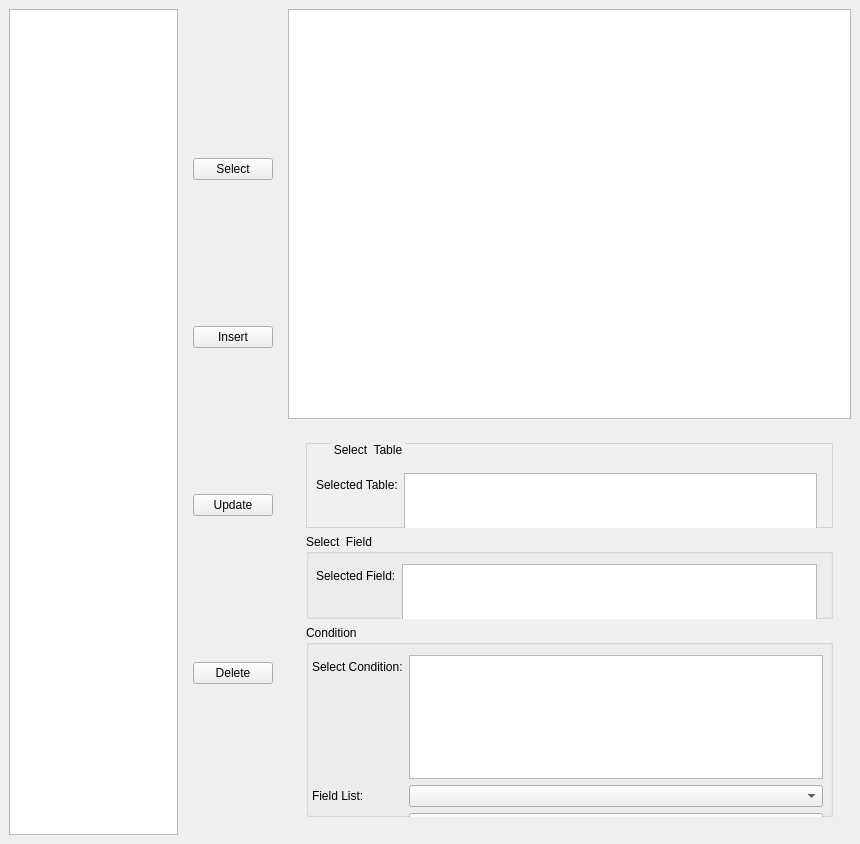
<?xml version="1.0" encoding="UTF-8"?>
<ui version="4.0">
 <class>Index</class>
 <widget class="QMainWindow" name="Index">
  <property name="geometry">
   <rect>
    <x>0</x>
    <y>0</y>
    <width>860</width>
    <height>844</height>
   </rect>
  </property>
  <property name="windowTitle">
   <string>MainWindow</string>
  </property>
  <widget class="QWidget" name="centralwidget">
   <layout class="QHBoxLayout" name="horizontalLayout_3" stretch="3,1,10">
    <item>
     <widget class="QTreeView" name="db">
      <property name="autoScroll">
       <bool>false</bool>
      </property>
      <property name="editTriggers">
       <set>QAbstractItemView::NoEditTriggers</set>
      </property>
     </widget>
    </item>
    <item>
     <widget class="QWidget" name="widget_2" native="true">
      <layout class="QVBoxLayout" name="verticalLayout">
       <item>
        <widget class="QPushButton" name="select_2">
         <property name="text">
          <string>Select</string>
         </property>
        </widget>
       </item>
       <item>
        <widget class="QPushButton" name="insert_2">
         <property name="text">
          <string>Insert</string>
         </property>
        </widget>
       </item>
       <item>
        <widget class="QPushButton" name="update_2">
         <property name="text">
          <string>Update</string>
         </property>
        </widget>
       </item>
       <item>
        <widget class="QPushButton" name="delete_3">
         <property name="text">
          <string>Delete</string>
         </property>
        </widget>
       </item>
      </layout>
     </widget>
    </item>
    <item>
     <layout class="QGridLayout" name="gridLayout_3" rowstretch="0,0">
      <item row="1" column="0">
       <widget class="QWidget" name="control" native="true">
        <layout class="QGridLayout" name="gridLayout">
         <item row="0" column="0">
          <widget class="QWidget" name="widget" native="true">
           <layout class="QGridLayout" name="gridLayout_2" rowstretch="4,4,9">
            <item row="1" column="0">
             <widget class="QGroupBox" name="tableSelect_3">
              <property name="tabletTracking">
               <bool>false</bool>
              </property>
              <property name="title">
               <string>Select  Field</string>
              </property>
              <property name="flat">
               <bool>false</bool>
              </property>
              <widget class="QWidget" name="formLayoutWidget_4">
               <property name="geometry">
                <rect>
                 <x>10</x>
                 <y>30</y>
                 <width>501</width>
                 <height>104</height>
                </rect>
               </property>
               <layout class="QFormLayout" name="formLayout_4">
                <property name="rightMargin">
                 <number>0</number>
                </property>
                <item row="0" column="0">
                 <widget class="QLabel" name="selectedTableLabel_4">
                  <property name="text">
                   <string>Selected Field:</string>
                  </property>
                 </widget>
                </item>
                <item row="1" column="0">
                 <widget class="QLabel" name="tableListLabel_4">
                  <property name="text">
                   <string>Field List:</string>
                  </property>
                 </widget>
                </item>
                <item row="1" column="1">
                 <widget class="QComboBox" name="fieldListComboBox_4"/>
                </item>
                <item row="0" column="1">
                 <widget class="QTextEdit" name="selectedField"/>
                </item>
               </layout>
              </widget>
             </widget>
            </item>
            <item row="0" column="0">
             <widget class="QGroupBox" name="tableSelect_4">
              <property name="tabletTracking">
               <bool>false</bool>
              </property>
              <property name="styleSheet">
               <string notr="true">QGroupBox {
    border-width:1px;
   border-style:solid;
  border-color:lightGray; 
  margin-top: 0.5ex;
}
QGroupBox::title {
     subcontrol-origin: margin;
     subcontrol-position: top left;
   left:25px;       //线的偏离度
     margin-left: 0px;
     padding:0 1px; 
}</string>
              </property>
              <property name="title">
               <string>Select  Table</string>
              </property>
              <property name="flat">
               <bool>false</bool>
              </property>
              <widget class="QWidget" name="formLayoutWidget_5">
               <property name="geometry">
                <rect>
                 <x>10</x>
                 <y>30</y>
                 <width>501</width>
                 <height>104</height>
                </rect>
               </property>
               <layout class="QFormLayout" name="formLayout_5">
                <property name="rightMargin">
                 <number>0</number>
                </property>
                <item row="0" column="0">
                 <widget class="QLabel" name="selectedTableLabel_5">
                  <property name="text">
                   <string>Selected Table:</string>
                  </property>
                 </widget>
                </item>
                <item row="1" column="0">
                 <widget class="QLabel" name="tableListLabel_5">
                  <property name="text">
                   <string>Table List:</string>
                  </property>
                 </widget>
                </item>
                <item row="1" column="1">
                 <widget class="QComboBox" name="TableListComboBox_5"/>
                </item>
                <item row="0" column="1">
                 <widget class="QTextEdit" name="selectedTable"/>
                </item>
               </layout>
              </widget>
             </widget>
            </item>
            <item row="2" column="0">
             <widget class="QGroupBox" name="where">
              <property name="title">
               <string>Condition</string>
              </property>
              <widget class="QWidget" name="formLayoutWidget_6">
               <property name="geometry">
                <rect>
                 <x>6</x>
                 <y>30</y>
                 <width>511</width>
                 <height>329</height>
                </rect>
               </property>
               <layout class="QFormLayout" name="formLayout_6">
                <property name="rightMargin">
                 <number>0</number>
                </property>
                <item row="0" column="0">
                 <widget class="QLabel" name="selectConditionLabel">
                  <property name="text">
                   <string>Select Condition:</string>
                  </property>
                 </widget>
                </item>
                <item row="1" column="0">
                 <widget class="QLabel" name="tableListLabel">
                  <property name="text">
                   <string>Field List:</string>
                  </property>
                 </widget>
                </item>
                <item row="1" column="1">
                 <widget class="QComboBox" name="fieldListComboBox"/>
                </item>
                <item row="2" column="0">
                 <widget class="QLabel" name="domainLabel">
                  <property name="text">
                   <string>Domain</string>
                  </property>
                 </widget>
                </item>
                <item row="2" column="1">
                 <widget class="QComboBox" name="domainComboBox">
                  <property name="contextMenuPolicy">
                   <enum>Qt::DefaultContextMenu</enum>
                  </property>
                  <property name="currentIndex">
                   <number>-1</number>
                  </property>
                  <item>
                   <property name="text">
                    <string>=</string>
                   </property>
                  </item>
                  <item>
                   <property name="text">
                    <string>!=</string>
                   </property>
                  </item>
                  <item>
                   <property name="text">
                    <string>&gt;</string>
                   </property>
                  </item>
                  <item>
                   <property name="text">
                    <string>&lt;</string>
                   </property>
                  </item>
                  <item>
                   <property name="text">
                    <string>&gt;=</string>
                   </property>
                  </item>
                  <item>
                   <property name="text">
                    <string>&lt;=</string>
                   </property>
                  </item>
                  <item>
                   <property name="text">
                    <string>like</string>
                   </property>
                  </item>
                 </widget>
                </item>
                <item row="3" column="0">
                 <widget class="QLabel" name="valueLabel">
                  <property name="text">
                   <string>Value</string>
                  </property>
                 </widget>
                </item>
                <item row="3" column="1">
                 <widget class="QLineEdit" name="valueLineEdit"/>
                </item>
                <item row="4" column="0">
                 <widget class="QLabel" name="andOrLabel">
                  <property name="text">
                   <string>And Or:</string>
                  </property>
                 </widget>
                </item>
                <item row="4" column="1">
                 <widget class="QComboBox" name="comboBox_2">
                  <property name="currentIndex">
                   <number>-1</number>
                  </property>
                  <item>
                   <property name="text">
                    <string>And</string>
                   </property>
                  </item>
                  <item>
                   <property name="text">
                    <string>Or</string>
                   </property>
                  </item>
                 </widget>
                </item>
                <item row="5" column="0">
                 <widget class="Line" name="line">
                  <property name="frameShadow">
                   <enum>QFrame::Sunken</enum>
                  </property>
                  <property name="lineWidth">
                   <number>1</number>
                  </property>
                  <property name="orientation">
                   <enum>Qt::Horizontal</enum>
                  </property>
                 </widget>
                </item>
                <item row="6" column="0">
                 <widget class="QLabel" name="orderLabel">
                  <property name="text">
                   <string>Order Field:</string>
                  </property>
                 </widget>
                </item>
                <item row="6" column="1">
                 <widget class="QComboBox" name="orderComboBox"/>
                </item>
                <item row="7" column="0">
                 <widget class="QLabel" name="sortLabel">
                  <property name="text">
                   <string>Sort</string>
                  </property>
                 </widget>
                </item>
                <item row="7" column="1">
                 <widget class="QComboBox" name="sortcomboBox">
                  <property name="currentIndex">
                   <number>-1</number>
                  </property>
                  <item>
                   <property name="text">
                    <string>Desc</string>
                   </property>
                  </item>
                  <item>
                   <property name="text">
                    <string>Asc</string>
                   </property>
                  </item>
                 </widget>
                </item>
                <item row="8" column="1">
                 <widget class="QPushButton" name="add">
                  <property name="text">
                   <string>Add</string>
                  </property>
                 </widget>
                </item>
                <item row="0" column="1">
                 <widget class="QTextEdit" name="ConditionText"/>
                </item>
               </layout>
              </widget>
              <widget class="QWidget" name="horizontalLayoutWidget">
               <property name="geometry">
                <rect>
                 <x>70</x>
                 <y>380</y>
                 <width>381</width>
                 <height>31</height>
                </rect>
               </property>
               <layout class="QHBoxLayout" name="horizontalLayout">
                <item>
                 <widget class="QPushButton" name="submit">
                  <property name="text">
                   <string>Execute</string>
                  </property>
                 </widget>
                </item>
               </layout>
              </widget>
             </widget>
            </item>
           </layout>
          </widget>
         </item>
        </layout>
       </widget>
      </item>
      <item row="0" column="0">
       <widget class="QTableView" name="table"/>
      </item>
     </layout>
    </item>
   </layout>
  </widget>
 </widget>
 <tabstops>
  <tabstop>selectedTable</tabstop>
  <tabstop>TableListComboBox_5</tabstop>
  <tabstop>selectedField</tabstop>
  <tabstop>fieldListComboBox_4</tabstop>
  <tabstop>ConditionText</tabstop>
  <tabstop>fieldListComboBox</tabstop>
  <tabstop>domainComboBox</tabstop>
  <tabstop>valueLineEdit</tabstop>
  <tabstop>comboBox_2</tabstop>
  <tabstop>orderComboBox</tabstop>
  <tabstop>sortcomboBox</tabstop>
  <tabstop>add</tabstop>
  <tabstop>submit</tabstop>
  <tabstop>select_2</tabstop>
  <tabstop>update_2</tabstop>
  <tabstop>db</tabstop>
  <tabstop>insert_2</tabstop>
  <tabstop>delete_3</tabstop>
 </tabstops>
 <resources/>
 <connections/>
</ui>
